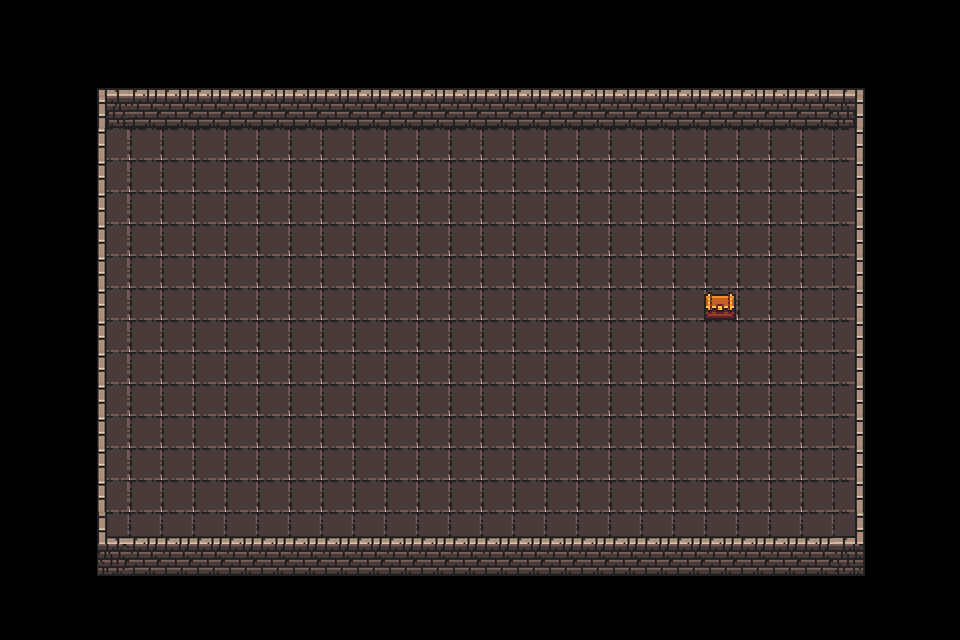

This game map was drawn from its Tiled (.tmx) file and the tilesets committed beside it. A one-line description and the full map source follow:
An orthogonal 30x20 tile map with 32x32 px tiles, 2 tile layers (Tile Layer 1, Tile Layer 2), 2 tilesets and 5 objects (4x wall, door).

<map version="1.4" tiledversion="1.4.3" orientation="orthogonal" renderorder="right-down" width="30" height="20" tilewidth="32" tileheight="32" infinite="0" nextlayerid="4" nextobjectid="6">
 <tileset firstgid="1" name="mapTileSet" tilewidth="32" tileheight="32" tilecount="15" columns="5">
  <image source="mapTileSet.png" width="160" height="96" />
 </tileset>
 <tileset firstgid="16" name="0x72_DungeonTilesetII_32x32" tilewidth="32" tileheight="32" tilecount="1024" columns="32">
  <image source="0x72_DungeonTilesetII_32x32.png" width="1024" height="1024" />
 </tileset>
 <layer id="1" name="Tile Layer 1" width="30" height="20" offsetx="1.13378" offsety="0.0782596">
  <data encoding="csv">
0,0,0,0,0,0,0,0,0,0,0,0,0,0,0,0,0,0,0,0,0,0,0,0,0,0,0,0,0,0,
0,0,0,0,0,0,0,0,0,0,0,0,0,0,0,0,0,0,0,0,0,0,0,0,0,0,0,0,0,0,
0,0,0,2,3,3,3,3,3,3,3,3,3,3,3,3,3,3,3,3,3,3,3,3,3,3,4,0,0,0,
0,0,0,1,8,8,8,8,8,8,8,8,8,8,8,8,8,8,8,8,8,8,8,8,8,8,5,0,0,0,
0,0,0,6,13,13,13,13,13,13,13,13,13,13,13,13,13,13,13,13,13,13,13,13,13,13,10,0,0,0,
0,0,0,6,13,13,13,13,13,13,13,13,13,13,13,13,13,13,13,13,13,13,13,13,13,13,10,0,0,0,
0,0,0,6,13,13,13,13,13,13,13,13,13,13,13,13,13,13,13,13,13,13,13,13,13,13,10,0,0,0,
0,0,0,6,13,13,13,13,13,13,13,13,13,13,13,13,13,13,13,13,13,13,13,13,13,13,10,0,0,0,
0,0,0,6,13,13,13,13,13,13,13,13,13,13,13,13,13,13,13,13,13,13,13,13,13,13,10,0,0,0,
0,0,0,6,13,13,13,13,13,13,13,13,13,13,13,13,13,13,13,13,13,13,13,13,13,13,10,0,0,0,
0,0,0,6,13,13,13,13,13,13,13,13,13,13,13,13,13,13,13,13,13,13,13,13,13,13,10,0,0,0,
0,0,0,6,13,13,13,13,13,13,13,13,13,13,13,13,13,13,13,13,13,13,13,13,13,13,10,0,0,0,
0,0,0,6,13,13,13,13,13,13,13,13,13,13,13,13,13,13,13,13,13,13,13,13,13,13,10,0,0,0,
0,0,0,6,13,13,13,13,13,13,13,13,13,13,13,13,13,13,13,13,13,13,13,13,13,13,10,0,0,0,
0,0,0,6,13,13,13,13,13,13,13,13,13,13,13,13,13,13,13,13,13,13,13,13,13,13,10,0,0,0,
0,0,0,6,13,13,13,13,13,13,13,13,13,13,13,13,13,13,13,13,13,13,13,13,13,13,10,0,0,0,
0,0,0,11,12,12,12,12,12,12,12,12,12,12,12,12,12,12,12,12,12,12,12,12,12,12,15,0,0,0,
0,0,0,7,8,8,8,8,8,8,8,8,8,8,8,8,8,8,8,8,8,8,8,8,8,8,9,0,0,0,
0,0,0,0,0,0,0,0,0,0,0,0,0,0,0,0,0,0,0,0,0,0,0,0,0,0,0,0,0,0,
0,0,0,0,0,0,0,0,0,0,0,0,0,0,0,0,0,0,0,0,0,0,0,0,0,0,0,0,0,0
</data>
 </layer>
 <layer id="3" name="Tile Layer 2" width="30" height="20">
  <data encoding="csv">
0,0,0,0,0,0,0,0,0,0,0,0,0,0,0,0,0,0,0,0,0,0,0,0,0,0,0,0,0,0,
0,0,0,0,0,0,0,0,0,0,0,0,0,0,0,0,0,0,0,0,0,0,0,0,0,0,0,0,0,0,
0,0,0,0,0,0,0,0,0,0,0,0,0,0,0,0,0,0,0,0,0,0,0,0,0,0,0,0,0,0,
0,0,0,0,0,0,0,0,0,0,0,0,0,0,0,0,0,0,0,0,0,0,0,0,0,0,0,0,0,0,
0,0,0,0,0,0,0,0,0,0,0,0,0,0,0,0,0,0,0,0,0,0,0,0,0,0,0,0,0,0,
0,0,0,0,0,0,0,0,0,0,0,0,0,0,0,0,0,0,0,0,0,0,0,0,0,0,0,0,0,0,
0,0,0,0,0,0,0,0,0,0,0,0,0,0,0,0,0,0,0,0,0,0,0,0,0,0,0,0,0,0,
0,0,0,0,0,0,0,0,0,0,0,0,0,0,0,0,0,0,0,0,0,0,0,0,0,0,0,0,0,0,
0,0,0,0,0,0,0,0,0,0,0,0,0,0,0,0,0,0,0,0,0,0,0,0,0,0,0,0,0,0,
0,0,0,0,0,0,0,0,0,0,0,0,0,0,0,0,0,0,0,0,0,0,675,0,0,0,0,0,0,0,
0,0,0,0,0,0,0,0,0,0,0,0,0,0,0,0,0,0,0,0,0,0,0,0,0,0,0,0,0,0,
0,0,0,0,0,0,0,0,0,0,0,0,0,0,0,0,0,0,0,0,0,0,0,0,0,0,0,0,0,0,
0,0,0,0,0,0,0,0,0,0,0,0,0,0,0,0,0,0,0,0,0,0,0,0,0,0,0,0,0,0,
0,0,0,0,0,0,0,0,0,0,0,0,0,0,0,0,0,0,0,0,0,0,0,0,0,0,0,0,0,0,
0,0,0,0,0,0,0,0,0,0,0,0,0,0,0,0,0,0,0,0,0,0,0,0,0,0,0,0,0,0,
0,0,0,0,0,0,0,0,0,0,0,0,0,0,0,0,0,0,0,0,0,0,0,0,0,0,0,0,0,0,
0,0,0,0,0,0,0,0,0,0,0,0,0,0,0,0,0,0,0,0,0,0,0,0,0,0,0,0,0,0,
0,0,0,0,0,0,0,0,0,0,0,0,0,0,0,0,0,0,0,0,0,0,0,0,0,0,0,0,0,0,
0,0,0,0,0,0,0,0,0,0,0,0,0,0,0,0,0,0,0,0,0,0,0,0,0,0,0,0,0,0,
0,0,0,0,0,0,0,0,0,0,0,0,0,0,0,0,0,0,0,0,0,0,0,0,0,0,0,0,0,0
</data>
 </layer>
 <objectgroup id="2" name="Object Layer 1">
  <object id="1" type="wall" x="98.8825" y="88.4809" width="764.323" height="25.1061" />
  <object id="2" type="wall" x="100.706" y="538.756" width="764.323" height="30.3837" />
  <object id="3" type="wall" x="97.034" y="112.207" width="11.5174" height="432.863" />
  <object id="4" type="wall" x="857.184" y="107.888" width="11.5174" height="432.863" />
  <object id="5" name="Door" type="door" x="706.143" y="291.324" width="28.4991" height="26.388" />
 </objectgroup>
</map>